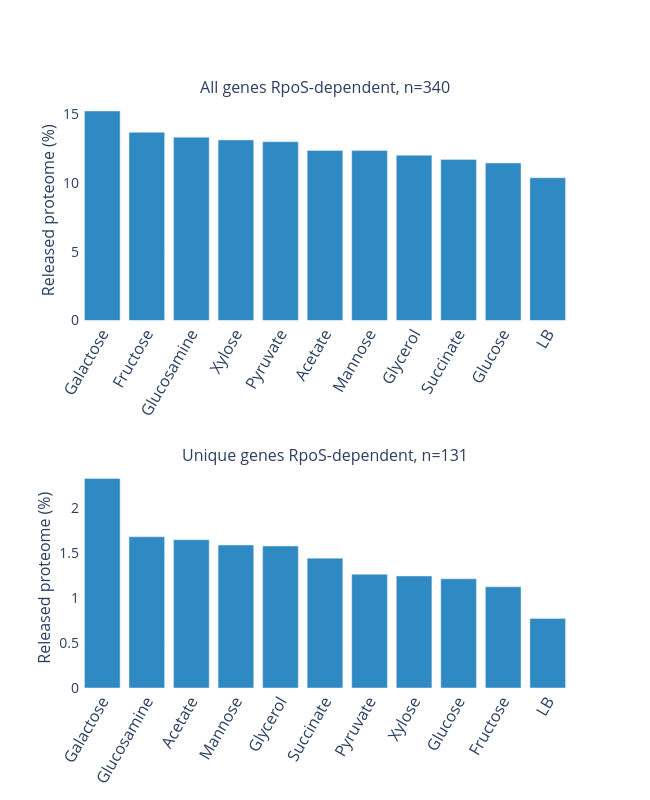

The notebook cell this image was saved under:
### Markdown cell above
### Figure 06. Panels A-B

### Code cell
# Modified by David

fig = sp.make_subplots(rows=2, cols=1, subplot_titles=("All genes RpoS-dependent, n=340",
                                                       "Unique genes RpoS-dependent, n=131"))

# Add the first graph to the first subplot
fig.add_trace(go.Bar(
    x=df['condition'],
    y=df['proteome fraction'],
    marker_color=px.colors.qualitative.Vivid[7],
    showlegend=False
), row=1, col=1)

# Add the second graph to the second subplot
fig.add_trace(go.Bar(
    x=df2['condition'],
    y=df2['proteome fraction'],
    marker_color=px.colors.qualitative.Vivid[7],
    showlegend=False
), row=2, col=1)

fig.update_xaxes(tickangle=-60, tickvals=list(range(len(df['condition']))), ticktext=df['condition'],
                 tickfont=dict(size=16), row=1, col=1)
fig.update_xaxes(tickangle=-60, tickvals=list(range(len(df2['condition']))), ticktext=df2['condition'],
                 tickfont=dict(size=16), row=2, col=1)

fig.update_yaxes(title_text='Released proteome (%)', title_standoff=4, title_font=dict(size=16),
                 tickfont=dict(size=14), row=1, col=1)
fig.update_yaxes(title_text='Released proteome (%)', title_standoff=4, title_font=dict(size=16),
                 tickfont=dict(size=14), row=2, col=1)

fig.update_layout(
    height=800, 
    width=650, 
    showlegend=False,
    plot_bgcolor="rgba(0,0,0,0)",
    paper_bgcolor="rgba(0,0,0,0)"
)

fig.show()
fig.write_image("./Figures/Fig06_RpoS.svg")
fig.write_image("./Figures/Fig06_RpoS.png")

### Figure 1 — Plotly figure (JSON) as saved in the notebook; plotly's stock layout.template omitted (floating-point values rounded to 4 significant figures)
{"data": [{"marker": {"color": "rgb(47, 138, 196)"}, "showlegend": false, "type": "bar", "x": ["Galactose", "Fructose", "Glucosamine", "Xylose", "Pyruvate", "Acetate", "Mannose", "Glycerol", "Succinate", "Glucose", "LB"], "xaxis": "x", "y": [15.24, 13.69, 13.34, 13.14, 13.01, 12.37, 12.37, 12.02, 11.72, 11.46, 10.38], "yaxis": "y"}, {"marker": {"color": "rgb(47, 138, 196)"}, "showlegend": false, "type": "bar", "x": ["Galactose", "Glucosamine", "Acetate", "Mannose", "Glycerol", "Succinate", "Pyruvate", "Xylose", "Glucose", "Fructose", "LB"], "xaxis": "x2", "y": [2.329, 1.682, 1.649, 1.59, 1.579, 1.444, 1.264, 1.246, 1.214, 1.125, 0.7727], "yaxis": "y2"}], "layout": {"annotations": [{"font": {"size": 16}, "showarrow": false, "text": "All genes RpoS-dependent, n=340", "x": 0.5, "xanchor": "center", "xref": "paper", "y": 1, "yanchor": "bottom", "yref": "paper"}, {"font": {"size": 16}, "showarrow": false, "text": "Unique genes RpoS-dependent, n=131", "x": 0.5, "xanchor": "center", "xref": "paper", "y": 0.375, "yanchor": "bottom", "yref": "paper"}], "height": 800, "paper_bgcolor": "rgba(0,0,0,0)", "plot_bgcolor": "rgba(0,0,0,0)", "showlegend": false, "width": 650, "xaxis": {"anchor": "y", "domain": [0, 1], "tickangle": -60, "tickfont": {"size": 16}, "ticktext": ["Galactose", "Fructose", "Glucosamine", "Xylose", "Pyruvate", "Acetate", "Mannose", "Glycerol", "Succinate", "Glucose", "LB"], "tickvals": [0, 1, 2, 3, 4, 5, 6, 7, 8, 9, 10]}, "xaxis2": {"anchor": "y2", "domain": [0, 1], "tickangle": -60, "tickfont": {"size": 16}, "ticktext": ["Galactose", "Glucosamine", "Acetate", "Mannose", "Glycerol", "Succinate", "Pyruvate", "Xylose", "Glucose", "Fructose", "LB"], "tickvals": [0, 1, 2, 3, 4, 5, 6, 7, 8, 9, 10]}, "yaxis": {"anchor": "x", "domain": [0.625, 1], "tickfont": {"size": 14}, "title": {"font": {"size": 16}, "standoff": 4, "text": "Released proteome (%)"}}, "yaxis2": {"anchor": "x2", "domain": [0, 0.375], "tickfont": {"size": 14}, "title": {"font": {"size": 16}, "standoff": 4, "text": "Released proteome (%)"}}}}
